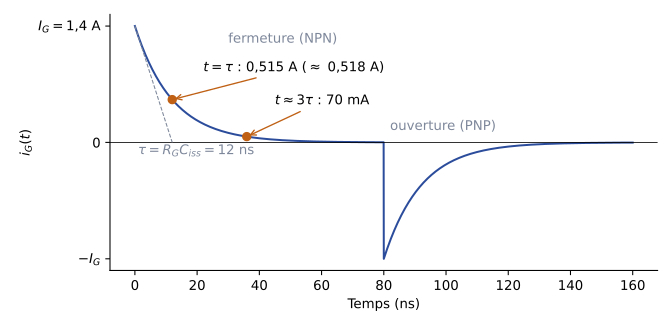

Source code (Python):
"""EAEP1, partiels 2016-2017 (ex. 3) et 2022-2023 (q. 13) — courant de grille d'un MOSFET
commandé par un push-pull (+15 V, RG = 10 ohms, Ciss = 1200 pF, VCEsat = 1 V).
Reconstruite (Claude) : i_G(t) = IG exp(-t/tau) à la fermeture, symétrique à l'ouverture."""
import numpy as np
import matplotlib
matplotlib.use("Agg")
import matplotlib.pyplot as plt
plt.rcParams.update({"font.family": "sans-serif", "font.size": 10, "svg.fonttype": "none"})

IG, tau = 1.4, 12.0                       # A, ns
t = np.linspace(0, 160, 3001)
t_off = 80
i = np.where(t < t_off, IG * np.exp(-t / tau), -IG * np.exp(-(t - t_off) / tau))
fig, ax = plt.subplots(figsize=(7, 3.4))
ax.plot(t, i, color="#2B4C9B")
ax.axhline(0, color="k", lw=0.6)
ax.plot([tau], [IG / np.e], "o", color="#BF6014")
ax.annotate(r"$t = \tau$ : 0,515 A ($\approx$ 0,518 A)", (tau, IG / np.e), (22, 0.85),
            arrowprops=dict(arrowstyle="->", color="#BF6014"))
t70 = tau * np.log(IG / 0.07)
ax.plot([t70], [0.07], "o", color="#BF6014")
ax.annotate(r"$t \approx 3\tau$ : 70 mA", (t70, 0.07), (45, 0.45),
            arrowprops=dict(arrowstyle="->", color="#BF6014"))
ax.plot([0, tau], [IG, 0], ls="--", color="#7E889B", lw=0.8)
ax.text(1, -0.15, r"$\tau = R_G C_{iss} = 12$ ns", color="#7E889B")
ax.set_yticks([-IG, 0, IG]); ax.set_yticklabels([r"$-I_G$", "0", r"$I_G = 1{,}4$ A"])
ax.set_xlabel("Temps (ns)"); ax.set_ylabel("$i_G(t)$")
ax.text(t_off + 2, 0.15, "ouverture (PNP)", color="#7E889B"); ax.text(30, 1.2, "fermeture (NPN)", color="#7E889B")
ax.spines[["top", "right"]].set_visible(False)
fig.tight_layout()
fig.savefig("ann-courant-grille.svg")
